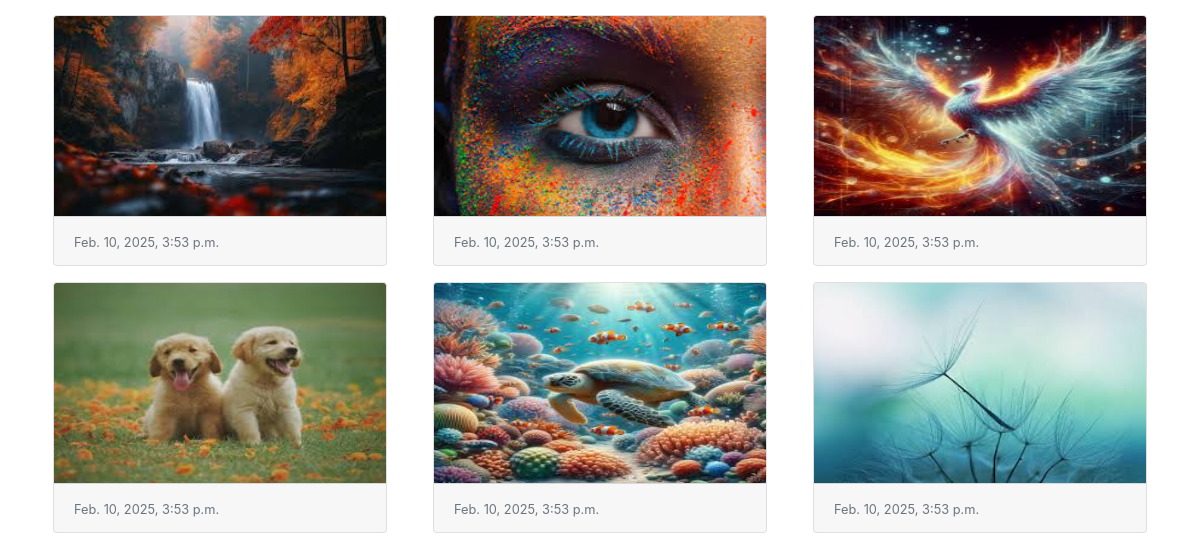
Page /home (lower part) on the earlier database version.
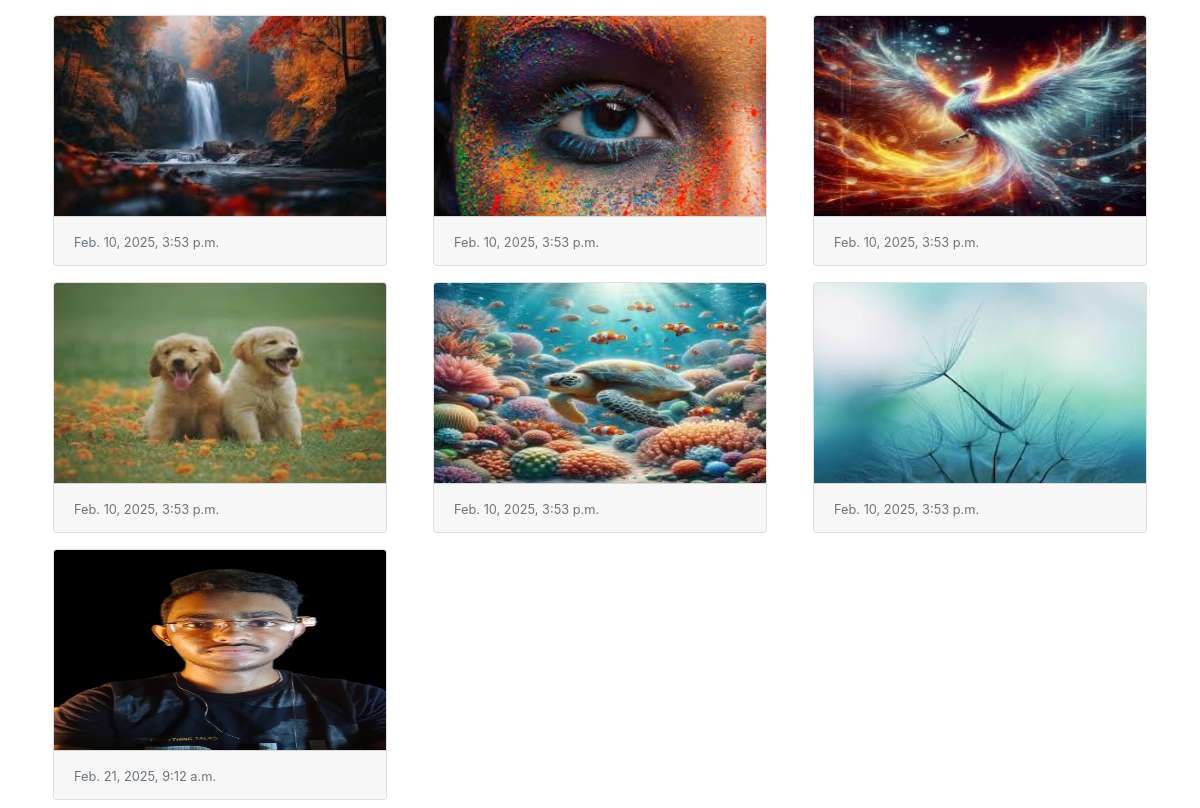
Same page on the later database version.
### myapp/models.py (models this page shows)
class Image(models.Model):
    photo=models.ImageField(upload_to="myimage")
    date=models.DateTimeField(auto_now_add=True)
    class Meta:
        db_table="Image"

### myapp/views.py (the view)
# urls.py: path('home',views.home),
def home(request):
 if request.method == "POST":
  form = ImageForm(request.POST, request.FILES)
  if form.is_valid():
   form.save()
 form = ImageForm()
 img = Image.objects.all()
 return render(request, 'home.html', {'img':img,'form':form})

### myapp/templates/home.html (shortened to what this page needs)
<!doctype html>
<html lang="en">
  <head>
    <link rel="stylesheet" href="https://cdn.jsdelivr.net/npm/bootstrap@4.5.3/dist/css/bootstrap.min.css">
  </head>
  <body>
   <div class="container">
    <div class="row">
     {% for x in img %}
      <div class="col-sm-4">
       <div class="card m-2">
        <img src="{{x.photo.url}}" alt="" class="card-img-top" height="200px">
        <div class="card-footer">
         <small class="text-muted">{{x.date}}</small>
        </div>
       </div>
      </div>
     {% endfor %}
    </div>
   </div>
  </body>
</html>

Differences in the rows shown:
added Image: photo (picture), date "Feb. 21, 2025, 9:12 a.m."
